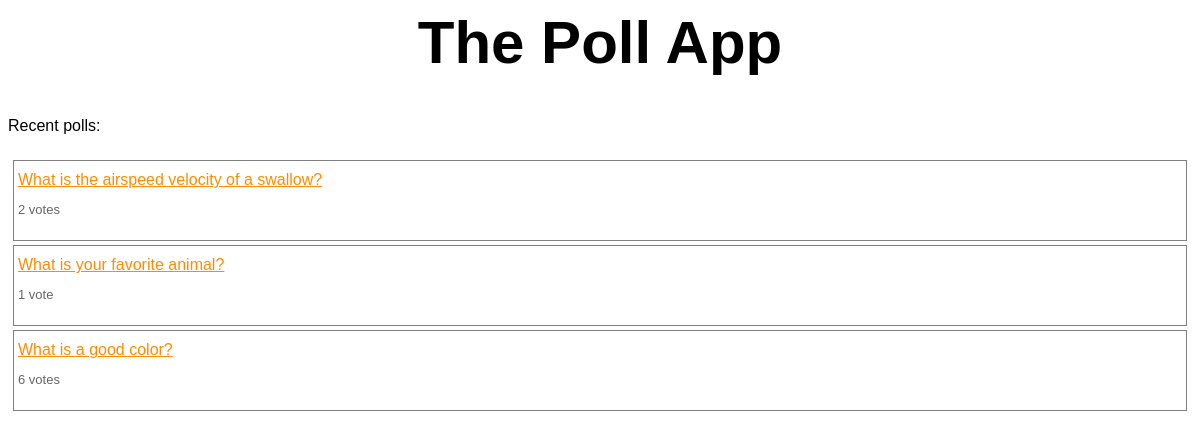
Before: / with the older database file.
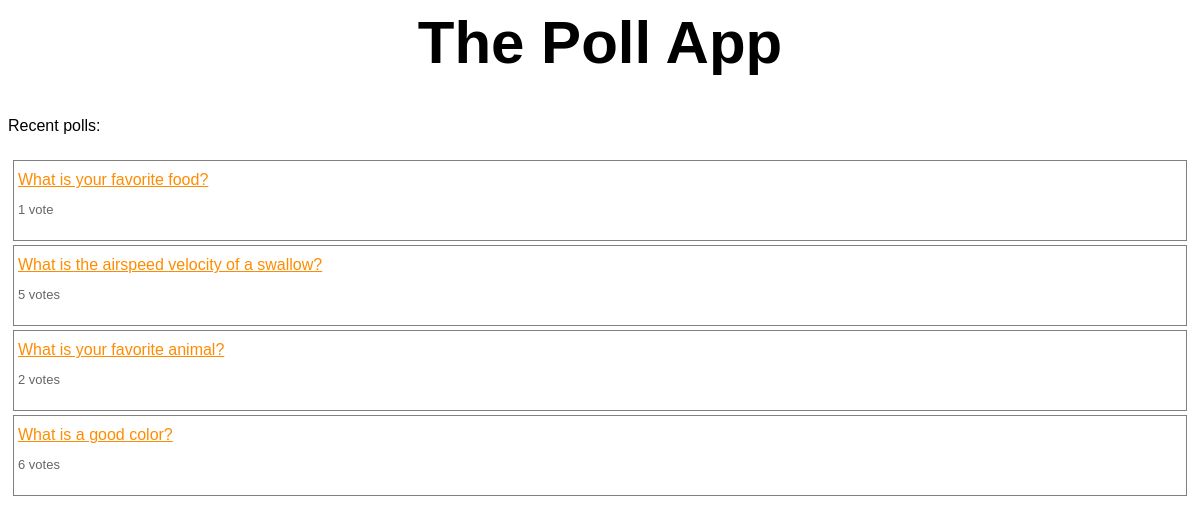
After: the same page with the newer database file.
### polls/models.py (models this page shows, shortened)
class Poll(models.Model):
    question = models.CharField(max_length = 200)
    pub_date = models.DateTimeField('Date published')
    def total_votes(self):
        return sum([choice.votes for choice in self.choice_set.all()])

class Choice(models.Model):
    poll = models.ForeignKey(Poll)
    choice_text = models.CharField(max_length = 200)
    votes = models.IntegerField(default = 0)

### polls/views.py (the view)
# urls.py: url(r'^$', views.IndexView.as_view(), name="index"),
class IndexView(generic.ListView):
    template_name = "polls/index.html"
    context_object_name = "latest_polls"
    def get_queryset(self):
        return Poll.objects.filter(pub_date__lte=timezone.now()).order_by("-pub_date")[:5]

### polls/templates/polls/index.html
{% load staticfiles %}
<link rel="stylesheet" type="text/css" href="{% static 'polls/index.css' %}"/>
<h1>The Poll App</h1>
<p id="recent-polls-label">Recent polls:</p>
{% if latest_polls %}
    <ul id="poll-list">
    {% for poll in latest_polls %}
        <li>
            <a href="{% url 'polls:detail' poll.id %}">{{ poll.question }}</a>
            <p>{{ poll.total_votes }} vote{{ poll.total_votes|pluralize }}</p>
        </li>
    {% endfor %}
    </ul>
{% else %}
    <p id="no-polls-available">Sorry! No polls are available.</p>
{% endif %}

Changed rows visible on the page:
added Poll: question "What is your favorite food?", total_votes "1"
changed through a linked row, Poll "What is the airspeed velocity of a swallow?": total_votes "2" → "5"
changed through a linked row, Poll "What is your favorite animal?": total_votes "1" → "2"
